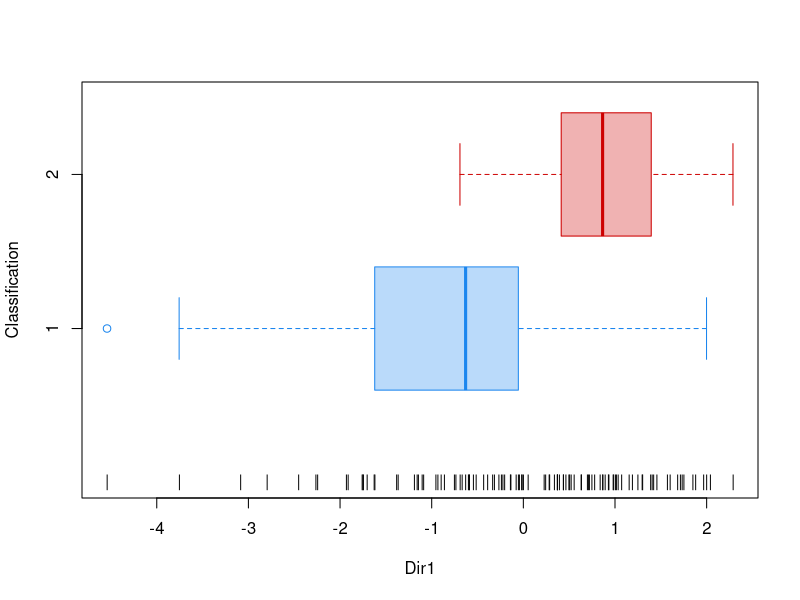
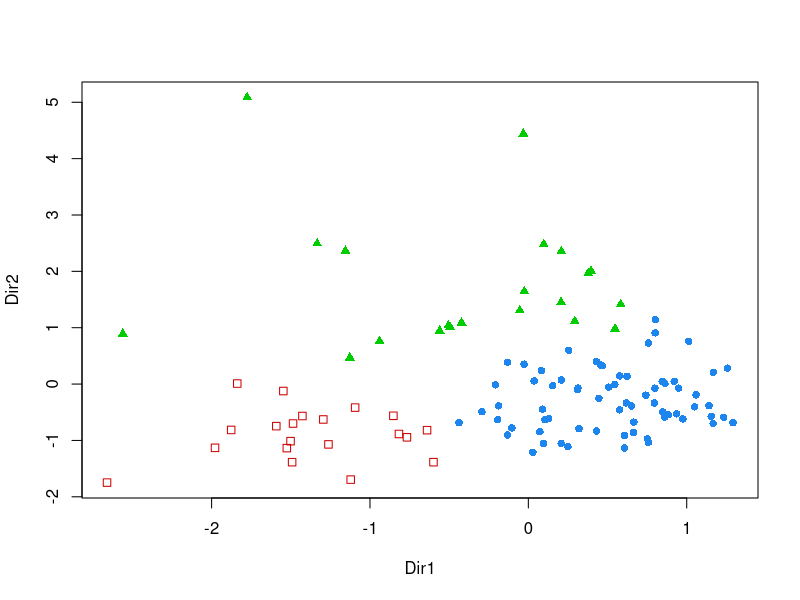
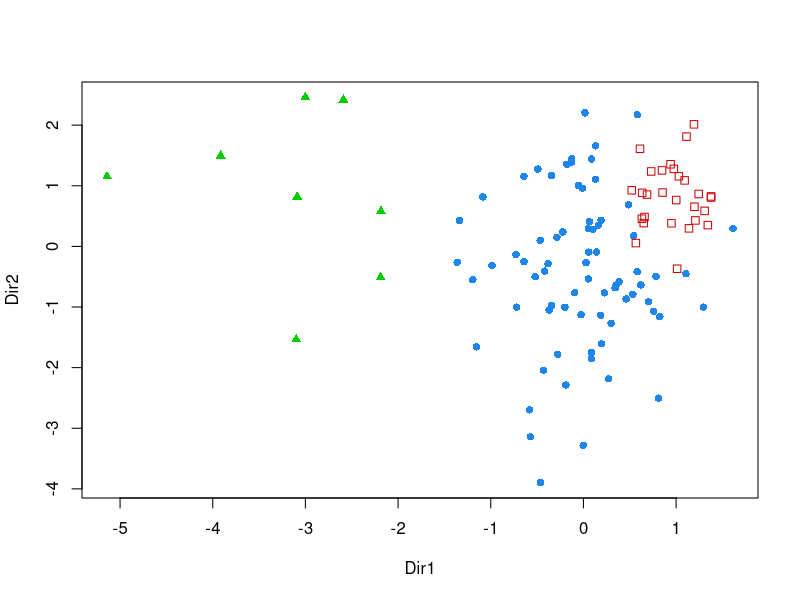

Write the R code that produced these figures, in order.
library(mclust)
# cat("\014")  
if (getwd() == '/home/neil/'){
  setwd('projects/colonel-cluster/population')  
}
# read csv and merge
zone_data = read.csv('./data/zone_shooting.csv', header=TRUE)
speed_data = read.csv('./data/speed.csv', header=TRUE)
hustle_data = read.csv('./data/hustle.csv', header=TRUE)
overall_data = read.csv('./data/overall_defense.csv', header=TRUE)

data = merge(zone_data, speed_data, by=c('PLAYER_ID', 'PLAYER_NAME', 'TEAM_ID', 'TEAM_ABBREVIATION'))
data = merge(data, hustle_data, by=c('PLAYER_ID', 'PLAYER_NAME', 'TEAM_ID', 'TEAM_ABBREVIATION'))
data = merge(data, overall_data, by=c('PLAYER_ID', 'PLAYER_NAME', 'TEAM_ID', 'TEAM_ABBREVIATION'))

# any player that does not average ten or more minutes should be removed
data = data[data$MIN >= 10,]

# subset for columns used in calculations
data = subset(data, select = c(
  'PLAYER_NAME',
  'MIN',
  'AVG_SPEED_OFF',
  'AVG_SPEED_DEF',
  'BLK',
  'CONTESTED_SHOTS',
  'CONTESTED_SHOTS_2PT',
  'CONTESTED_SHOTS_3PT',
  'DEFLECTIONS',
  'DREB',
  'LOOSE_BALLS_RECOVERED',
  'OPP_FGA_RA',
  'OPP_FG_PCT_RA',
  'OPP_FGA_NRA',
  'OPP_FG_PCT_NRA',
  'OPP_FGA_MR',
  'OPP_FG_PCT_MR',
  'OPP_FGA_LC3',
  'OPP_FG_PCT_LC3',
  'OPP_FGA_RC3',
  'OPP_FG_PCT_RC3',
  'OPP_FGA_AB3',
  'OPP_FG_PCT_AB3',
  'STL'
  ))

########################################
# Make products of volume and percentage, then segment skills to three zones: paint, mid range, and three
########################################
data = transform(data, OPP_RA = OPP_FGA_RA / OPP_FG_PCT_RA)
data = transform(data, OPP_NRA = OPP_FGA_NRA / OPP_FG_PCT_NRA)
data = transform(data, OPP_MR = OPP_FGA_MR / OPP_FG_PCT_MR)
data = transform(data, OPP_LC3 = OPP_FGA_LC3 / OPP_FG_PCT_LC3)
data = transform(data, OPP_RC3 = OPP_FGA_RC3 / OPP_FG_PCT_RC3)
data = transform(data, OPP_AB3 = OPP_FGA_AB3 / OPP_FG_PCT_AB3)

data = transform(data, OPP_PAINT = (OPP_NRA + OPP_NRA)/2)
data = transform(data, OPP_THREE = (OPP_LC3 + OPP_RC3 + OPP_AB3)/3)
data = transform(data, SPEED_DIFF = (AVG_SPEED_DEF - AVG_SPEED_OFF))


data = subset(data, select = c(
  'PLAYER_NAME',
  'OPP_PAINT',
  'OPP_MR',
  'OPP_THREE',
  'CONTESTED_SHOTS_2PT',
  'CONTESTED_SHOTS_3PT',
  'DEFLECTIONS',
  'DREB',
  'STL',
  'BLK',
  'LOOSE_BALLS_RECOVERED',
  'SPEED_DIFF'
))

data[mapply(is.infinite, data)] = 0 
data = na.omit(data)

write.csv(data, './data/cluster_metrics.csv', row.names = FALSE, quote = FALSE)

names = data['PLAYER_NAME']
data$PLAYER_NAME = NULL

data = scale(data)

# create frames of related stats
zone_data = subset(data, select = c(
  'OPP_PAINT',
  'OPP_MR',
  'OPP_THREE',
  'CONTESTED_SHOTS_2PT',
  'CONTESTED_SHOTS_3PT',
  'DREB'
))

contested_data = subset(data, select = c(
  'CONTESTED_SHOTS_2PT',
  'CONTESTED_SHOTS_3PT',
  'DEFLECTIONS',
  'BLK'
))

handle_data = subset(data, select = c(
  'DEFLECTIONS',
  'STL',
  'BLK',
  'LOOSE_BALLS_RECOVERED',
  'DREB'
))

# zone_model
data = zone_data

BIC = mclustBIC(data)
mod1 = Mclust(data, x = BIC)
print(summary(mod1, parameters = TRUE))
zone_data = cbind(zone_data, PLAYER_NAME = names)
zone_data = cbind(zone_data, CLUSTER = mod1$classification)

jpeg('./plots/zone_cluster.jpg')
mod1dr = MclustDR(mod1, lambda = 1)
plot(mod1dr, what = "scatterplot")
dev.off()

write.csv(zone_data,file='./data/zone_cluster.csv',row.names=FALSE,quote=FALSE)    

# contest_model
data = contested_data

BIC = mclustBIC(data)
mod1 = Mclust(data, x = BIC)
print(summary(mod1, parameters = TRUE))
contested_data = cbind(contested_data, PLAYER_NAME = names)
contested_data = cbind(contested_data, CLUSTER = mod1$classification)

jpeg('./plots/contest_cluster.jpg')
mod1dr = MclustDR(mod1, lambda = 1)
plot(mod1dr, what = "scatterplot")
dev.off()

write.csv(contested_data,file='./data/contest_cluster.csv',row.names=FALSE,quote=FALSE)    

# handle_model
data = handle_data

BIC = mclustBIC(data)
mod1 = Mclust(data, x = BIC)
print(summary(mod1, parameters = TRUE))
handle_data = cbind(handle_data, PLAYER_NAME = names)
handle_data = cbind(handle_data, CLUSTER = mod1$classification)

jpeg('./plots/handle_cluster.jpg')
mod1dr = MclustDR(mod1, lambda = 1)
plot(mod1dr, what = "scatterplot")
dev.off()

write.csv(handle_data,file='./data/handle_cluster.csv',row.names=FALSE,quote=FALSE)    
